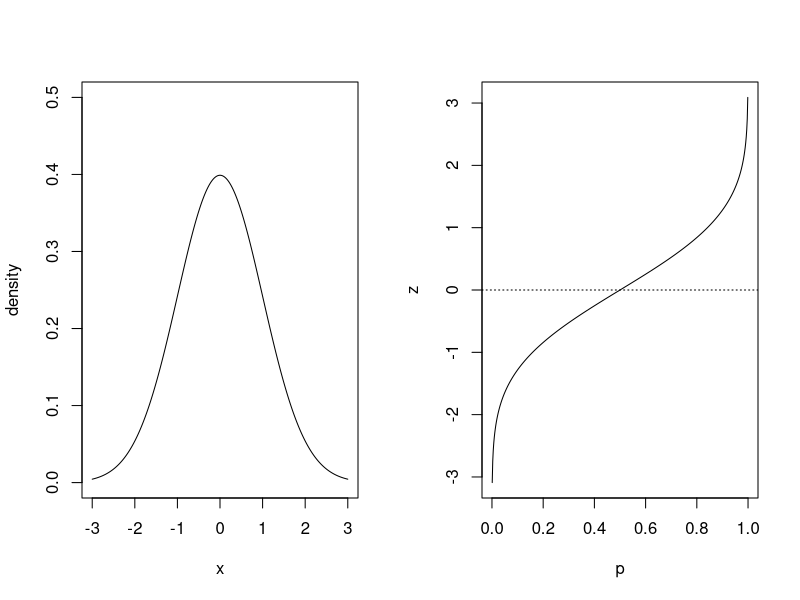

R code for this plot: (Note: this script raises an error after producing the figure.)
O = c(100, 350, 400, 150)
E = c(125, 375, 375, 125)

sum((O-E)^2 / E) # 검정통계량

# 분위수는 p_k = (k - 1/3) / (n - 1/3)

par(mfrow = c(1,2))

x <- seq(-3, 3, 0.01)
y <- dnorm(x)
plot(x, y, type = 'l', ylim = c(0, 0.5), ylab = 'density')

p <- seq(0.001, 0.999, 0.002)
z <- qnorm(p, mean = 0, sd = 1)
plot(p, z, type = 'l')
abline(c(0,0), lty = 'dotted')

# plot(x, pnorm(x), type = 'l')


# 변수가 정규분포를 잘 따르는가를 보자
# - 방법 1
# 수평축에 표준정규분포 N(0,1)로부터 자료 길이의 분위수 z를 넣고 수직축에는 자료를 정렬하여 넣는다.
# - 방법 2
# R의 정규확률 플롯 함수인 qqnorm()을 이용한다.

par(mfrow = c(1,2))

darwin <- c(49, -67, 8, 16, 6, 23, 28, 41, 14, 29, 56, 24, 75, 60, -48)
p <- ((1:length(drawin))-1/3)/(length(drawin)+1/3)
z <- qnorm(p)
plot(z, sort(darwin), xlim = c(-2, 2), ylim = c(-75, 75), main = 'Darwin') 

qqnorm(darwin, xlim = c(-2, 2), ylim = c(-75, 75))

# 왼쪽 두 점이 대체적인 경향에서 완전히 벗어나 있다.
# 두 점은 특이점으로 보인다. 아니면 이 자료가 정규분포를 잘 따르지 않는 경우로 볼 수도 있을 것이다.
# 전자를 다른다면 왼쪽의 2개 특이점을 빼고 보아야 하므로 경향선의 절편과 기울기로부터 이 자료의
# 평균과 표준편차가 각각 30과 20 정도임을 알 수 있다.



x <- rexp(100, 0.5)

# P-P Plot
qqnorm(x, main = 'P-P Plot')

# Q-Q Plot
ts <- rnorm(1000, mean(x), sd(x))
qqplot(ts, x)
abline(0,1)

# Normality Plot
ad.test(x)
